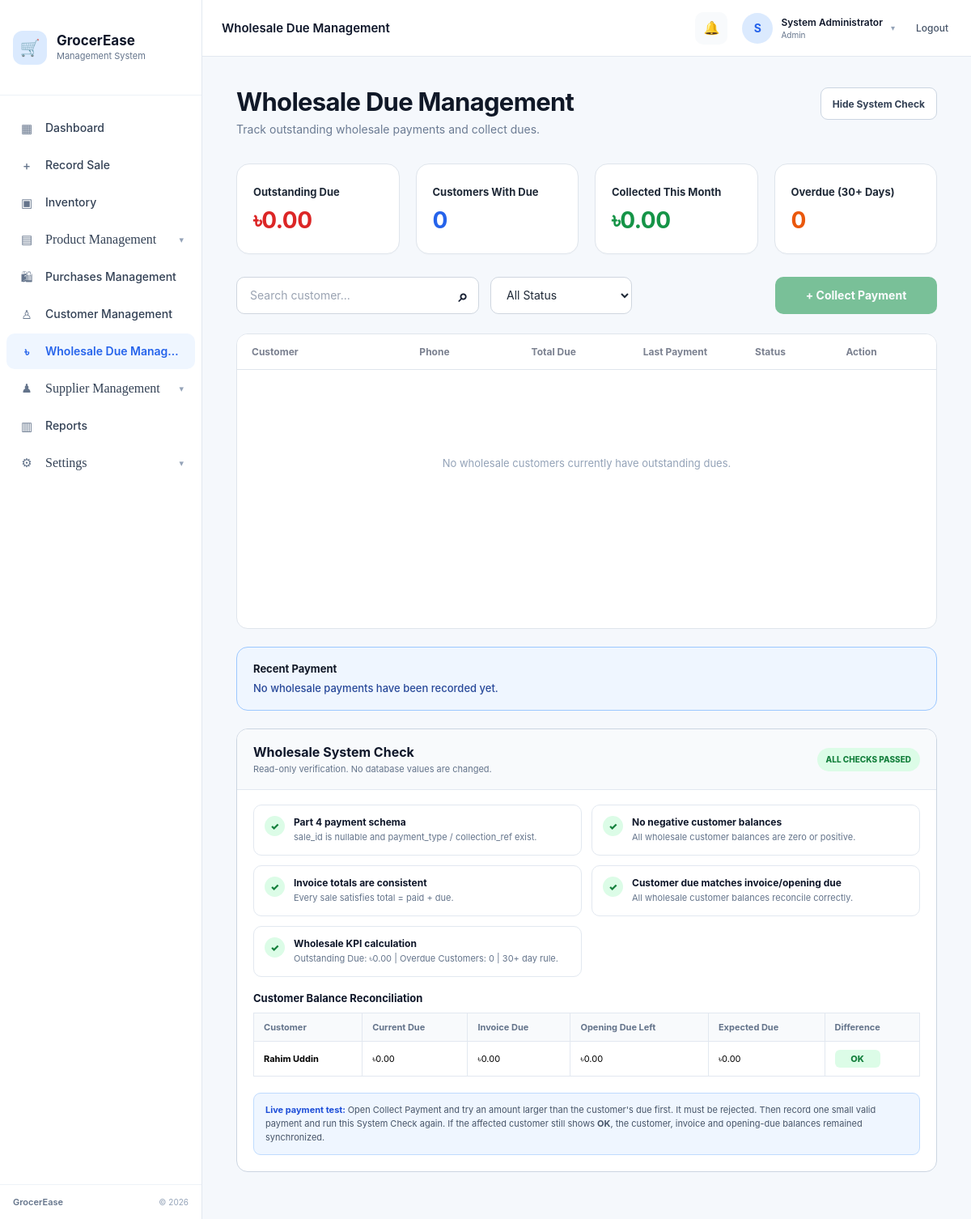
/modules/wholesale/index.php?system_check=1 (signed in), run on the app's committed database.
### tables this page shows
CREATE TABLE `customers` (
  `customer_id` int(10) UNSIGNED NOT NULL,
  `customer_name` varchar(100) NOT NULL,
  `phone` varchar(20) DEFAULT NULL,
  `email` varchar(100) DEFAULT NULL,
  `address` text DEFAULT NULL,
  `customer_type` enum('Retail','Wholesale') NOT NULL DEFAULT 'Retail',
  `account_status` enum('Active','Inactive') NOT NULL DEFAULT 'Active',
  `opening_due` decimal(10,2) NOT NULL DEFAULT 0.00,
  `total_due` decimal(10,2) NOT NULL DEFAULT 0.00,
  `created_at` timestamp NOT NULL DEFAULT current_timestamp()
);

### modules/wholesale/index.php (the view, shortened to what the rows shown need)
<?php
require_once "../../config/database.php";
function wholesaleEscape($value)
{
    return htmlspecialchars((string) $value, ENT_QUOTES, 'UTF-8');
}
$showSystemCheck =
    isset($_GET['system_check']) &&
    $_GET['system_check'] === '1';
$systemCustomerRows = [];
if ($showSystemCheck) {
    $consistencySql = "
        SELECT
            c.customer_id,
            c.customer_name,
            c.opening_due,
            c.total_due,
            COALESCE(inv.invoice_due, 0) AS invoice_due,
            COALESCE(op.opening_collected, 0) AS opening_collected,
            GREATEST(
                c.opening_due -
                COALESCE(op.opening_collected, 0),
                0
            ) AS remaining_opening_due,
            (
                COALESCE(inv.invoice_due, 0) +
                GREATEST(
                    c.opening_due -
                    COALESCE(op.opening_collected, 0),
                    0
                )
            ) AS expected_due
        FROM customers c
        LEFT JOIN (
            SELECT
                customer_id,
                SUM(due_amount) AS invoice_due
            FROM sales
            WHERE customer_id IS NOT NULL
            GROUP BY customer_id
        ) inv
            ON c.customer_id = inv.customer_id
        LEFT JOIN (
            SELECT
                customer_id,
                SUM(amount) AS opening_collected
            FROM payments
            WHERE payment_type = 'Opening Due'
            GROUP BY customer_id
        ) op
            ON c.customer_id = op.customer_id
        WHERE c.customer_type = 'Wholesale'
        ORDER BY
            c.customer_name ASC
    ";
    $consistencyResult =
        mysqli_query($conn, $consistencySql);
    if ($consistencyResult) {
        while ($row = mysqli_fetch_assoc($consistencyResult)) {
            $difference =
                round(
                    (float) $row['total_due'] -
                    (float) $row['expected_due'],
                    2
                );
            $row['difference'] = $difference;
            $systemCustomerRows[] = $row;
        }
    }
}
?>
<link rel="stylesheet" href="../../assets/css/sidebar.css">
<link rel="stylesheet" href="../../assets/css/topbar.css">
<link rel="stylesheet" href="../../assets/css/dashboard-layout.css">
<link rel="stylesheet" href="../../assets/css/wholesale.css">
<div class="app-layout">
    <div class="app-main-slot">
        <main class="dashboard-main-content">
            <div class="wholesale-page">
                <div class="wholesale-heading">
                    <div>
                        <h1>
                            Wholesale Due Management
                        </h1>
                    </div>
                </div>
                <section class="wholesale-table-section">
                    <div class="wholesale-table-wrapper">
                        <table class="wholesale-table">
                            <thead>
                                <tr>
                                    <th>
                                        Customer
                                    </th>
                                    <th>
                                        Phone
                                    </th>
                                    <th>
                                        Total Due
                                    </th>
                                    <th>
                                        Last Payment
                                    </th>
                                    <th>
                                        Status
                                    </th>
                                    <th>
                                        Action
                                    </th>
                                </tr>
                            </thead>
                        </table>
                    </div>
                </section>
                <section class="wholesale-recent-payment">
                    <h2>
                        Recent Payment
                    </h2>
                </section>
                <?php if ($showSystemCheck): ?>
                    <section class="wholesale-system-check-panel">
                        <div class="wholesale-system-check-header">
                            <div>
                                <h2>
                                    Wholesale System Check
                                </h2>
                            </div>
                        </div>
                        <div class="wholesale-system-check-table-wrap">
                            <table class="wholesale-system-check-table">
                                <thead>
                                    <tr>
                                        <th>Customer</th>
                                        <th>Current Due</th>
                                        <th>Invoice Due</th>
                                        <th>Opening Due Left</th>
                                        <th>Expected Due</th>
                                        <th>Difference</th>
                                    </tr>
                                </thead>
                                <tbody>
                                    <?php if (count($systemCustomerRows) > 0): ?>
                                        <?php foreach ($systemCustomerRows as $checkCustomer): ?>
                                            <?php
                                            $rowPass =
                                                abs(
                                                    (float) $checkCustomer['difference']
                                                ) <= 0.01;
                                            ?>
                                            <tr>
                                                <td>
                                                    <strong>
                                                        <?php echo wholesaleEscape(
                                                            $checkCustomer['customer_name']
                                                        ); ?>
                                                    </strong>
                                                </td>
                                                <td>
                                                    ৳<?php echo number_format(
                                                        (float) $checkCustomer['total_due'],
                                                        2
                                                    ); ?>
                                                </td>
                                                <td>
                                                    ৳<?php echo number_format(
                                                        (float) $checkCustomer['invoice_due'],
                                                        2
                                                    ); ?>
                                                </td>
                                                <td>
                                                    ৳<?php echo number_format(
                                                        (float) $checkCustomer['remaining_opening_due'],
                                                        2
                                                    ); ?>
                                                </td>
                                                <td>
                                                    ৳<?php echo number_format(
                                                        (float) $checkCustomer['expected_due'],
                                                        2
                                                    ); ?>
                                                </td>
                                                <td>
                                                    <span
                                                        class="wholesale-system-difference <?php echo $rowPass ? 'pass' : 'fail'; ?>"
                                                    >
                                                        <?php
                                                        echo $rowPass
                                                            ? 'OK'
                                                            : (
                                                                (
                                                                    (float) $checkCustomer['difference'] > 0
                                                                        ? '+'
                                                                        : ''
                                                                ) .
                                                                '৳' .
                                                                number_format(
                                                                    (float) $checkCustomer['difference'],
                                                                    2
                                                                )
                                                            );
                                                        ?>
                                                    </span>
                                                </td>
                                            </tr>
                                        <?php endforeach; ?>
                                    <?php endif; ?>
                                </tbody>
                            </table>
                        </div>
                    </section>
                <?php endif; ?>
            </div>
        </main>
    </div>
</div>

### data on the page
customers: customer_name "Rahim Uddin", total_due "0.00", invoice_due "0.00", remaining_opening_due "0.00", expected_due "0.00"

### other printed values
$pageTitle "Wholesale Due Management"
$userInitial "S"
$userName "System Administrator"
$userRole "Admin"
$summary['outstanding_due'] "0.00"
$summary['customers_with_due'] "0"
$summary['collected_this_month'] "0.00"
$overdueDays "30"
$summary['overdue_customers'] "0"
